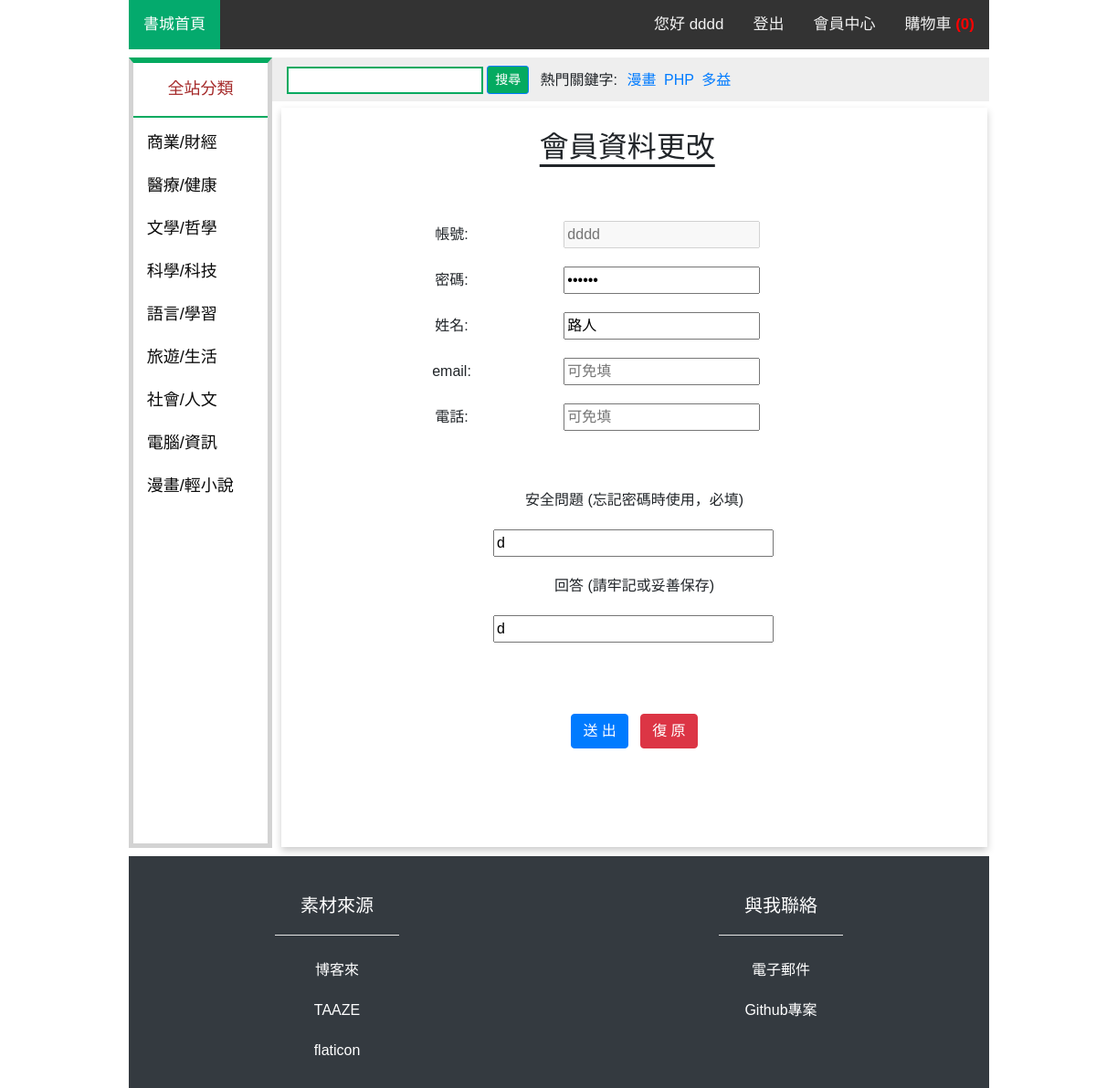
The page /member_data.php (signed in) on the database its author committed.
### tables this page shows
CREATE TABLE `user` (
  `account` varchar(20) NOT NULL,
  `pw` varchar(20) NOT NULL,
  `user_name` varchar(20) DEFAULT NULL,
  `email` varchar(50) DEFAULT NULL,
  `phone` varchar(20) DEFAULT NULL,
  `question` text NOT NULL,
  `answer` text NOT NULL,
  `status` int(11) NOT NULL,
  `level` int(11) NOT NULL
);

### member_data.php (the view, shortened to what this page needs)
<?php
if (isset($_GET['id']))
    $user = $_GET['id'];
else
    $user = $_SESSION['account'];
$link = mysqli_connect("localhost", "root", "root123456", "group_07") or die("無法開啟MySQL資料庫連結!<br>");
mysqli_query($link, 'SET CHARACTER SET utf8');
mysqli_query($link, "SET collation_connection = 'utf8_unicode_ci'");
$sql = "SELECT * FROM user where account='$user'";
if ($result = mysqli_query($link, $sql)) {
    if ($row = mysqli_fetch_assoc($result))
        mysqli_free_result($result);
}
?>
<!DOCTYPE html>
<html lang="en">
<head>
    <?php include("import.php"); ?>
</head>
<body>
    <div class="container-fulid">
        <?php include("topnav.php"); ?>
        <div class="row" style="margin-top: 1%;">
            <?php include("sidebar.php"); ?>
            <div class="col-12 col-lg-10">
                <div class="row">
                    <?php include("searchbar.php"); ?>
                </div>
                <div class="row">
                    <div class="col-12" style="padding-left: 10px; padding-right:2px;">
                        <form class="form-horizontal" id="form1" name="form1" action="member_verify.php" method="POST">
                            <div class="form-group logbox">
                                <h2 style="margin-right:2%;text-align:center; text-decoration:underline; text-underline-position: under;">會員資料更改</h2>
                                <br>
                                <table cellspacing="2" cellpadding="10" align=center>
                                    <tr>
                                        <td colspan="2"><span id='show_msg' style="color:red"></span></td>
                                    </tr>
                                    <tr>
                                        <td class="control-label" width='50' style="font-size:12pt">帳號:
                                        </td>
                                        <td width='400'>
                                            <input type="text" name="p_usr" id="p_usr" maxLength="12" disabled placeholder="<?php echo $row['account'];?>">
                                            <label for="p_user" class="error"></label>
                                        </td>
                                    </tr>
                                    <tr>
                                        <td class="control-label" width='50'>密碼:</td>
                                        <td width='400'>
                                            <input type="password" name="pwd" id="pwd" maxLength="12" value="<?php echo $row['pw'];?>">
                                            <label for="pwd" class="error"></label>
                                        </td>
                                    </tr>
                                    <tr>
                                        <td class="control-label" width='50'>姓名:</td>
                                        <td width='400'>
                                            <input type="text" name="name" id="name" maxLength="12" placeholder="可免填" value="<?php echo $row['user_name'];?>">
                                            <label for="name" class="error"></label>
                                        </td>
                                    </tr>
                                    <tr>
                                        <td class="control-label" width='50'>email:</td>
                                        <td width='400'>
                                            <input type="text" name="email" id="email" maxLength="30" placeholder="可免填" value="<?php echo $row['email'];?>">
                                            <label for="email" class="error"></label>
                                        </td>
                                    </tr>
                                    <tr>
                                        <td class="control-label" width='50'>電話:</td>
                                        <td width='400'>
                                            <input type="text" name="phone" id="phone" maxLength="12" placeholder="可免填" value="<?php echo $row['phone'];?>">
                                            <label for="phone" class="error"></label>
                                        </td>
                                    </tr>
                                    <tr>
                                        <td colspan="2">&nbsp;</td>
                                    </tr>
                                    <tr>
                                        <td class="control-label" colspan="2">安全問題&nbsp;(忘記密碼時使用，必填)</td>
                                    </tr>
                                    <tr>
                                        <td colspan="2">
                                            <input type="text" name="question" id="question" size="30" maxlength="30" placeholder="最多30字(例如: 您就讀哪間高中?)" value="<?php echo $row['question'];?>">
                                            <label for="question" class="error"></label>
                                        </td>
                                    </tr>
                                    <tr>
                                        <td class="control-label" colspan="2">回答&nbsp;(請牢記或妥善保存)</td>
                                    </tr>
                                    <tr>
                                        <td colspan="2">
                                            <input type="text" name="answer" id="answer" size="30" maxlength="30" placeholder="最多30字" value="<?php echo $row['answer'];?>">
                                            <label for="answer" class="error"></label>
                                        </td>
                                    </tr>
                                    <tr>
                                        <td colspan="2">&nbsp;</td>
                                    </tr>
                                </table>
                                <br>
                                <button type="submit" class="btn btn-primary">送 出</button>&nbsp;&nbsp;
                                <button type="reset" class="btn btn-danger">復 原</button>
                            </div>
                        </form>
                    </div>
                </div>
            </div>
        </div>
        <?php include("footer.php"); ?>
    </div>
</body>
</html>

### css/style.css (style rules this page uses)
body { font-family: 'Noto Sans TC', sans-serif, '微軟正黑體'; padding: 0px; }
@media only screen and (min-width: 900px) { body { width: 76%; margin-left: 13%; } }
.logbox { padding-top: 3%; padding-bottom: 14%; box-shadow: 0 4px 8px 0 rgba(0, 0, 0, 0.2); text-align: center; margin-bottom: 1px; }

### member_data.php (style rules this page uses)
.error { color: #D82424; font-weight: normal; font-family: "微軟正黑體"; display: inline; padding: 1px; }

### rows shown on the page
user: p_usr "dddd", name "路人", question "d", answer "d"

### other values the page prints
$_SESSION['cnt'] "0"
$_SESSION['account'] "dddd"
